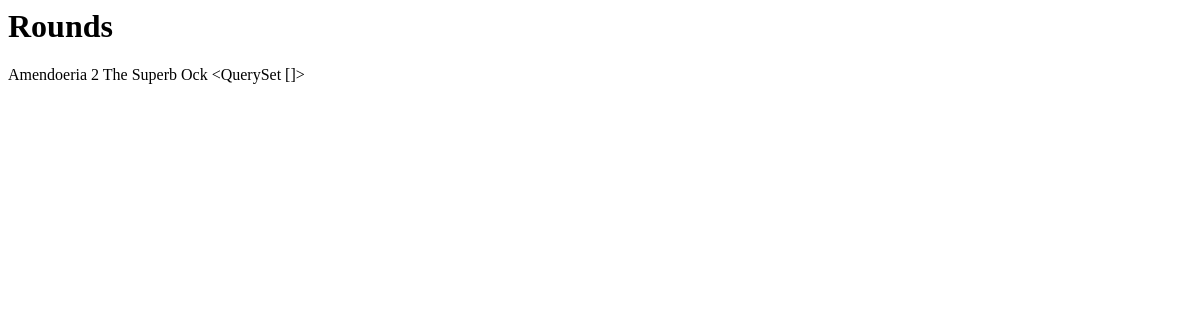
Page /tourn/the-superb-ock/1-2 on the earlier database version.
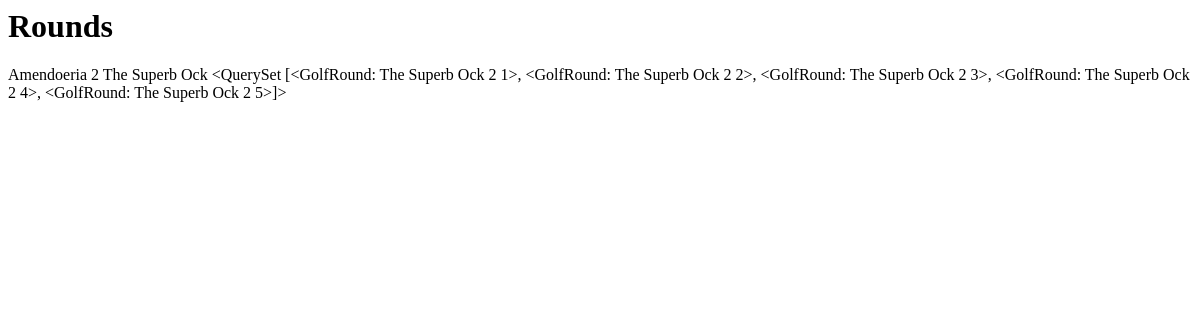
Same page on the later database version.
### tournaments/models.py (models this page shows)
class Holiday(models.Model):
    resort = models.ForeignKey(Resort,on_delete=models.CASCADE)
    tournament = models.ForeignKey(Tournament,on_delete=models.CASCADE)
    holiday_number = models.IntegerField()
    slug = models.SlugField(default="", null=False)
    def __str__(self) -> str:
        return f"{self.tournament} {self.holiday_number}"

class Resort(models.Model):
    name = models.CharField(max_length=20)
    country = models.CharField(max_length=20)
    def __str__(self) -> str:
        return f"{self.name}"

class Tournament(models.Model):
    name = models.CharField(max_length=20)
    slug = models.SlugField(default="", null=False)
    def __str__(self):
        return f'{self.name}'

class GolfRound(models.Model):
    round_number = models.IntegerField()
    holiday = models.ForeignKey(Holiday,on_delete=models.CASCADE)
    def __str__(self):
        return f"{self.holiday} {self.round_number}"

### tournaments/views.py (the view)
# urls.py: path('<slug:slug>/<slug:holiday>',views.RoundsView.as_view(),name='rounds'),
class RoundsView(View):
    template_name = "tournaments/rounds.html"
    def get(self,request,slug,holiday):
        selected_tournament = Tournament.objects.filter(slug=slug).get()
        selected_holiday = Holiday.objects.filter(slug=holiday,tournament=selected_tournament)
        holiday_filter = selected_holiday.get()
        rounds = GolfRound.objects.filter(holiday=holiday_filter)
        for row in rounds.values():
            score = Score.objects.filter(golf_round_id=row['round_number'])
            print(score)
        return render(request,self.template_name,{'holidays':selected_holiday,'rounds':rounds})

### tournaments/models.py (called while the page is built)
    def __str__(self) -> str:
        return f"{self.first_name} {self.last_name}"

    def __str__(self) -> str:
        return f"{self.course_name} {self.tee} Tees"

    def __str__(self) -> str:
        return f"{self.course} Hole {self.hole_number}"

    def __str__(self):
        return f"{self.player} {self.hole} Score"

### tournaments/templates/tournaments/rounds.html (shortened to what this page needs)
<h1>Rounds</h1>
{% for holiday in holidays %}
    {{holiday.resort}}
    {{holiday.holiday_number}}
    {{holiday.tournament}}
{% endfor %}
{{rounds}}

Differences in the rows shown:
added GolfRound: holiday+round_number "<QuerySet [<GolfRound: The Superb Ock 2 1>, <GolfRound: The Superb Ock 2 2>, <GolfRound: The Superb Ock 2 3>, <GolfRound: The Superb Ock 2 4>, <GolfRound: The Superb Ock 2 5>]>"
Other differences:
{{ rounds }}: "<QuerySet []>" → (not shown)
